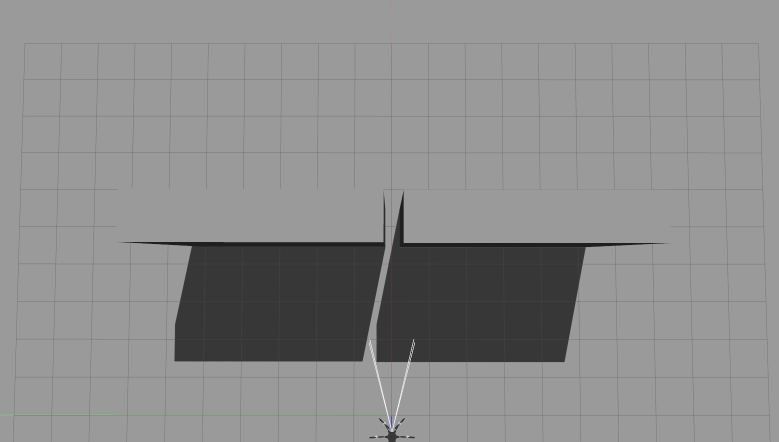
#> input picture frame 32 of imageOverlay/narrow_gap_1.mp4, 1558 x 884 px, given in place of real_exp_8_2.mp4, which was not available (shown at 1/2 size)
$ python detext_moving_objects.py
#> lines starting #> are read from the running program, lines starting #| are printed output that depends on the picture; after the words box and inside, x2 and y2 are one past the last pixel; in counts of white or black regions, pixels touching at a corner belong together
import cv2
import time
import numpy as np

def videos(video_path=0):
#> called with video_path = 'real_exp_8/real_exp_8_2.mp4'
    cap = cv2.VideoCapture(video_path)
    #不设置是默认640*480，我们这里设置出来
    cap.set(3, 640)
    cap.set(4, 480)

    img_num = 0
    k = np.ones((3, 3), np.uint8)

    while True:
        success, img = cap.read()
#> img is the input picture: shape (884, 1558, 3); mean B, G, R 139.8, 139.8, 139.8
        localtime = time.asctime(time.localtime(time.time()))

        if not img_num:
            # 这里是由于第一帧图片没有前一帧
            previous = cv2.cvtColor(img, cv2.COLOR_BGR2GRAY)

        gray = cv2.cvtColor(img, cv2.COLOR_BGR2GRAY)
        gray_diff = cv2.absdiff(gray, previous)  # 计算绝对值差
#> gray_diff: shape (884, 1558); every value is 0
        # previous 是上一帧图片的灰度图

        thresh = cv2.threshold(gray_diff, 60, 255, cv2.THRESH_BINARY)[1]
        mask = cv2.medianBlur(thresh, 3)

        close = cv2.morphologyEx(mask, cv2.MORPH_CLOSE, k)

        cnts = cv2.findContours(close,cv2.RETR_EXTERNAL,cv2.CHAIN_APPROX_NONE)[0]
#> cnts = []
        for c in cnts:
            area = cv2.contourArea(c)
            if area > 1000:
                x, y, w, h = cv2.boundingRect(c)
                cv2.rectangle(img, (x, y), (x + w, y + h), (0, 255, 0), 2)

                if x>0:
                    print("动",localtime)
#> this loop made 0 passes

        cv2.putText(img, localtime, (30, 30), cv2.FONT_HERSHEY_COMPLEX, 0.7, (0, 0, 255), 2)
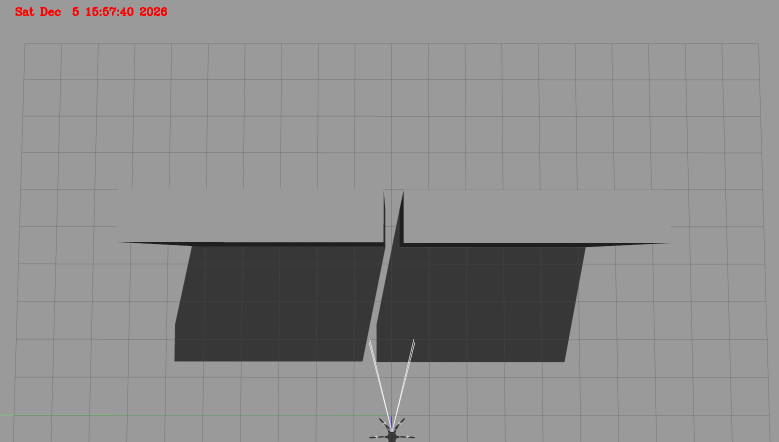
#> img: shape (884, 1558, 3) (shown at 1/2 size); 0.16% of pixels changed, all inside (x1, y1, x2, y2) = (31, 14, 334, 32)
        cv2.imshow("x", close)
        cv2.imshow("Result", img)
        img_num += 1

        if cv2.waitKey(1) & 0xFF == ord('q'):
#> (key q is pressed here)
            break

if __name__ == "__main__":
    video_path = "real_exp_8/real_exp_8_2.mp4"
    videos(video_path=video_path)

$ run again, starting later in the video
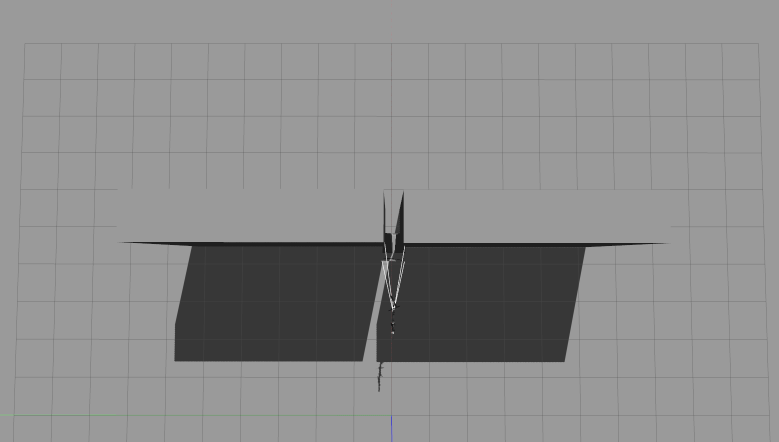
#> input picture frame 144 of imageOverlay/narrow_gap_1.mp4, 1558 x 884 px, given in place of real_exp_8_2.mp4, which was not available (shown at 1/2 size)
#> in videos, img is the input picture: shape (884, 1558, 3); mean B, G, R 139.8, 139.8, 139.8
#> gray_diff: shape (884, 1558); every value is 0
#> cnts = []
#> in videos, `cv2.putText(img, localtime, (30, 30), cv2.FONT_HERSHEY_COMPLEX, 0.7, (..`:
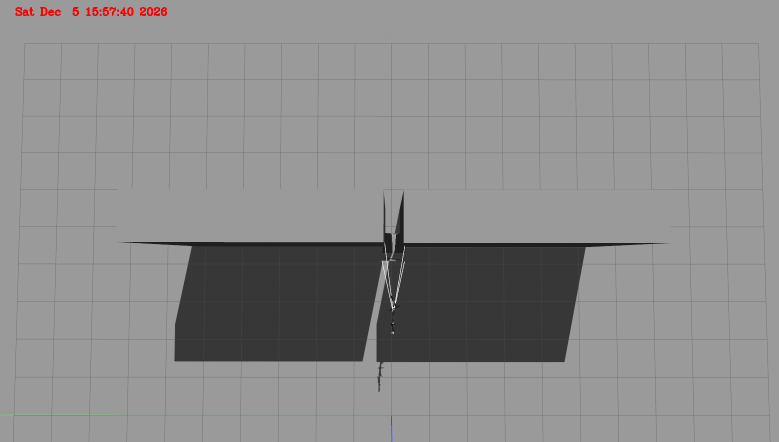
#> img: shape (884, 1558, 3) (shown at 1/2 size); 0.16% of pixels changed, all inside (x1, y1, x2, y2) = (31, 14, 334, 32)

$ run again, starting later in the video
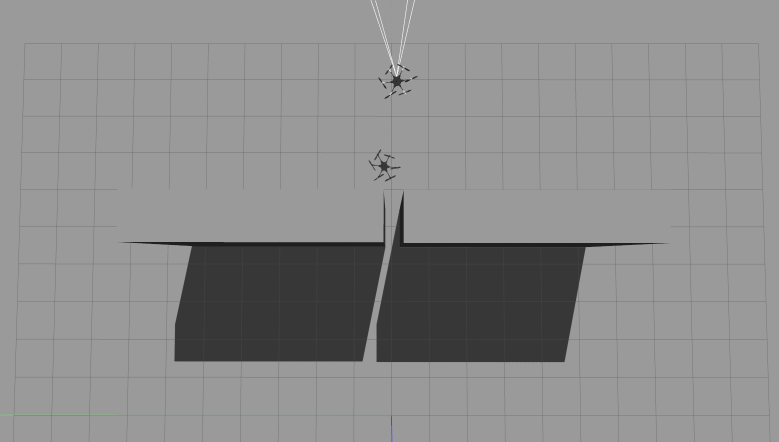
#> input picture frame 257 of imageOverlay/narrow_gap_1.mp4, 1558 x 884 px, given in place of real_exp_8_2.mp4, which was not available (shown at 1/2 size)
#> in videos, img is the input picture: shape (884, 1558, 3); mean B, G, R 139.7, 139.8, 139.7
#> gray_diff: shape (884, 1558); every value is 0
#> cnts = []
#> in videos, `cv2.putText(img, localtime, (30, 30), cv2.FONT_HERSHEY_COMPLEX, 0.7, (..`:
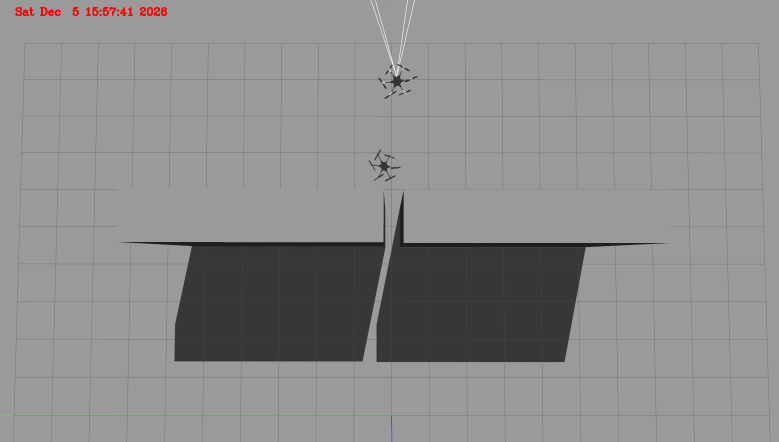
#> img: shape (884, 1558, 3) (shown at 1/2 size); 0.16% of pixels changed, all inside (x1, y1, x2, y2) = (31, 14, 334, 32)
